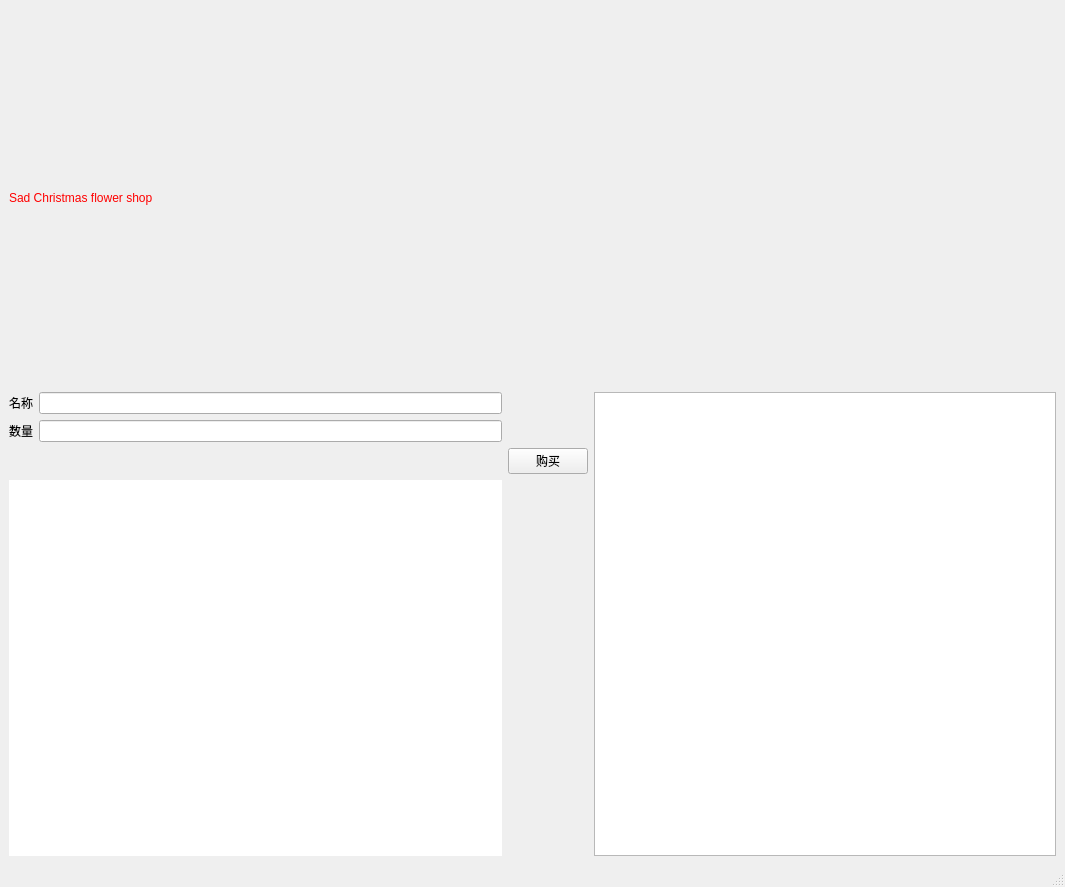
<?xml version="1.0" encoding="UTF-8"?>
<ui version="4.0">
 <author>xzssyy</author>
 <class>userInterface</class>
 <widget class="QMainWindow" name="userInterface">
  <property name="geometry">
   <rect>
    <x>0</x>
    <y>0</y>
    <width>1065</width>
    <height>887</height>
   </rect>
  </property>
  <property name="windowTitle">
   <string>MainWindow</string>
  </property>
  <property name="styleSheet">
   <string notr="true">font: 26pt &quot;Adobe Devanagari&quot;;</string>
  </property>
  <widget class="QWidget" name="centralwidget">
   <layout class="QGridLayout" name="gridLayout">
    <item row="4" column="0" colspan="2">
     <widget class="QLabel" name="output_buyList">
      <property name="styleSheet">
       <string notr="true">background-color: rgb(255, 255, 255);
color: rgb(255, 8, 41);</string>
      </property>
      <property name="text">
       <string/>
      </property>
     </widget>
    </item>
    <item row="1" column="1">
     <widget class="QLineEdit" name="input_name"/>
    </item>
    <item row="3" column="2">
     <widget class="QPushButton" name="button_buy">
      <property name="styleSheet">
       <string notr="true">font: 12pt &quot;Adobe Devanagari&quot;;</string>
      </property>
      <property name="text">
       <string>购买</string>
      </property>
     </widget>
    </item>
    <item row="2" column="1">
     <widget class="QLineEdit" name="input_nums"/>
    </item>
    <item row="1" column="3" rowspan="4">
     <widget class="QTableView" name="list_shopList"/>
    </item>
    <item row="1" column="0">
     <widget class="QLabel" name="label_name">
      <property name="text">
       <string>名称</string>
      </property>
     </widget>
    </item>
    <item row="2" column="0">
     <widget class="QLabel" name="label_nums">
      <property name="text">
       <string>数量</string>
      </property>
     </widget>
    </item>
    <item row="0" column="0" colspan="4">
     <widget class="QLabel" name="shop_name">
      <property name="styleSheet">
       <string notr="true">color: rgb(255, 0, 0);
font: 50pt &quot;Blackadder ITC&quot;;
</string>
      </property>
      <property name="text">
       <string>Sad Christmas flower shop</string>
      </property>
      <property name="textFormat">
       <enum>Qt::AutoText</enum>
      </property>
      <property name="scaledContents">
       <bool>false</bool>
      </property>
     </widget>
    </item>
   </layout>
  </widget>
  <widget class="QStatusBar" name="statusbar"/>
 </widget>
 <resources/>
 <connections/>
</ui>
